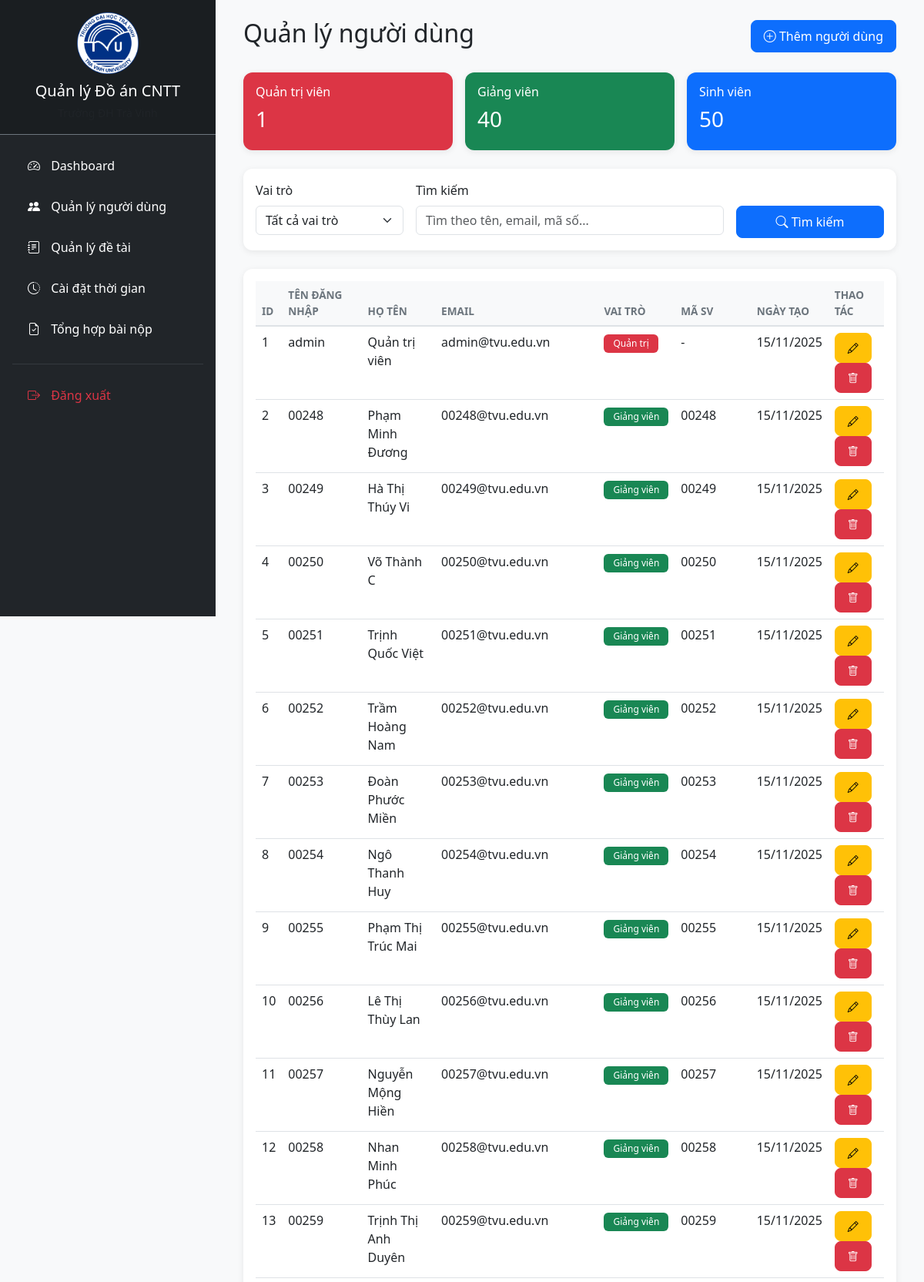
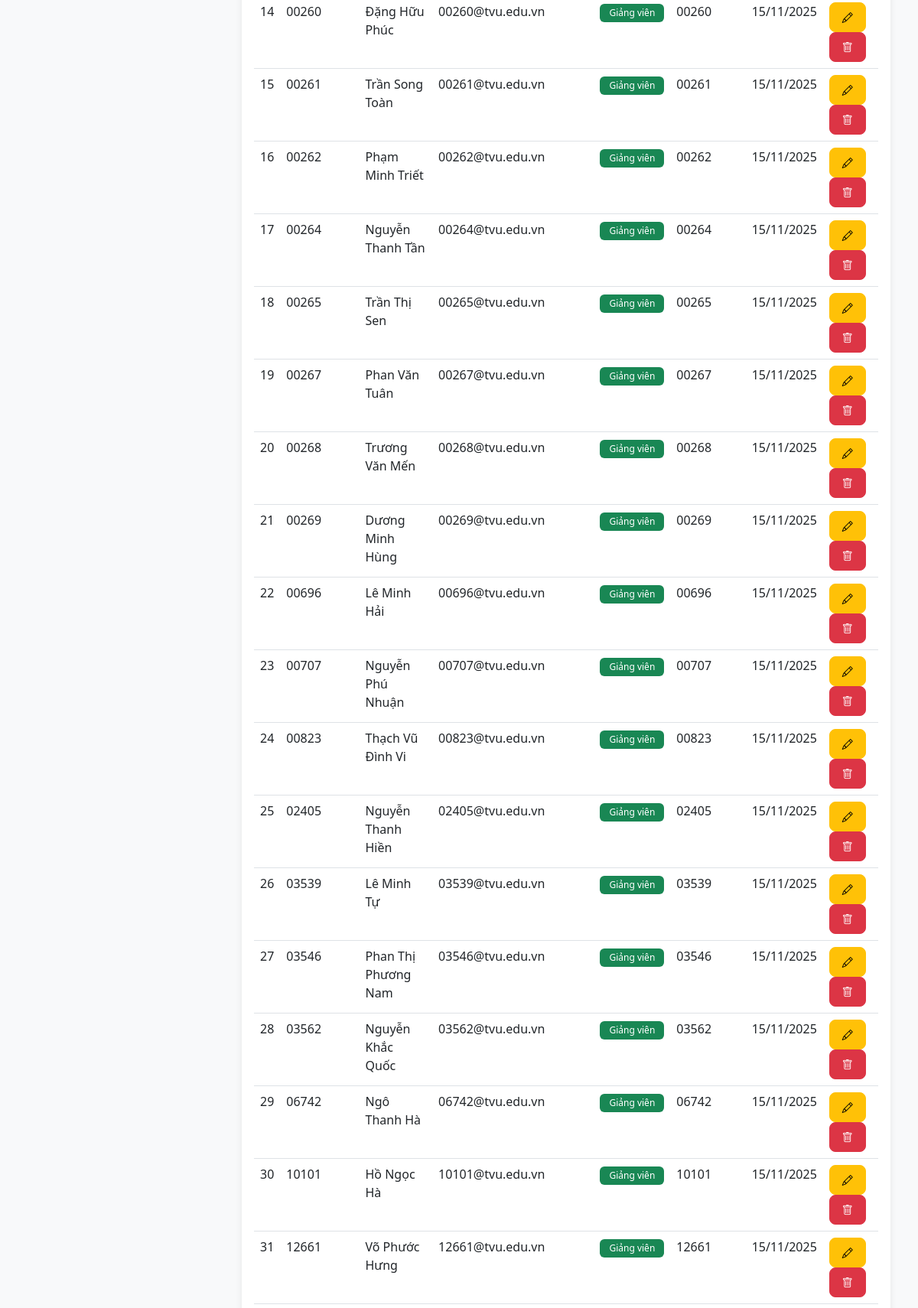
Screenshot of /public/admin/users (signed in, upper part) with the database file from the repository (2 pictures, top to bottom).
### tables this page shows
CREATE TABLE IF NOT EXISTS users (
    user_id INT AUTO_INCREMENT PRIMARY KEY,
    username VARCHAR(100) UNIQUE NOT NULL,
    password VARCHAR(255) NOT NULL,
    full_name VARCHAR(255) NOT NULL,
    email VARCHAR(150) UNIQUE NOT NULL,
    role ENUM('admin', 'teacher', 'student') NOT NULL DEFAULT 'student',
    student_code VARCHAR(50) UNIQUE,
    phone VARCHAR(20),
    created_at TIMESTAMP DEFAULT CURRENT_TIMESTAMP,
    updated_at TIMESTAMP DEFAULT CURRENT_TIMESTAMP ON UPDATE CURRENT_TIMESTAMP,
    deleted_at TIMESTAMP NULL,
    last_login TIMESTAMP NULL,
    
     
    INDEX idx_role (role),
    INDEX idx_student_code (student_code),
    INDEX idx_deleted_at (deleted_at),
    INDEX idx_email (email)
);

### app/core/Controller.php (called while the page is built, shortened)
<?php
class Controller {
    public function model($model) {
        return new $model();
    }
    public function view($view, $data = []) {
        require_once '../app/views/' . $view . '.php';
    }
}

### app/controllers/AdminController.php (called while the page is built, shortened)
<?php
class AdminController extends Controller {
    public function users() {
        $userModel = $this->model('User');
        $role = $_GET['role'] ?? 'all';
        $search = $_GET['search'] ?? '';
        if ($role !== 'all') {
            $users = $userModel->searchByRole($role, $search);
        } else {
            $users = $userModel->search($search);
        }
        $data = [
            'title' => 'Quản lý người dùng',
            'users' => $users,
            'current_role' => $role,
            'current_search' => $search,
            'total_students' => $userModel->countByRole('student'),
            'total_teachers' => $userModel->countByRole('teacher'),
            'total_admins' => $userModel->countByRole('admin')
        ];
        $this->view('admin/users', $data);
    }
}

### app/core/App.php (called while the page is built, shortened)
<?php
class App {
    protected $method = 'login';
    public function __construct() {
        $url = $this->parseUrl();
        if (isset($url[0]) && file_exists('../app/controllers/' . ucfirst($url[0]) . 'Controller.php')) {
            unset($url[0]);
        }
        $this->controller = new $this->controller;
        if (get_class($this->controller) !== 'AuthController') {
            $this->method = 'index';
        }
        if (isset($url[1]) && method_exists($this->controller, $url[1])) {
            $this->method = $url[1];
            unset($url[1]);
        }
        $this->params = $url ? array_values($url) : [];
        call_user_func_array([$this->controller, $this->method], $this->params);
    }
    private function parseUrl() {
        if (isset($_GET['url'])) {
            return explode('/', filter_var(rtrim($_GET['url'], '/'), FILTER_SANITIZE_URL));
        }
        return [];
    }
}

### public/index.php (called while the page is built, shortened)
<?php
    require_once '../app/core/App.php';
    require_once '../app/core/Controller.php';
    require_once '../app/core/Database.php';
    $app = new App();

### app/models/User.php (called while the page is built, shortened)
<?php
class User {
    private $db;
    public function __construct() {
        $this->db = Database::getInstance();
    }
    public function getAll() {
        $stmt = $this->db->query("SELECT user_id, username, full_name, email, role, student_code, phone, created_at FROM users ORDER BY created_at DESC");
        return $stmt->fetchAll(PDO::FETCH_ASSOC);
    }
    public function search($keyword) {
        if (empty($keyword)) {
            return $this->getAll();
        }
        $stmt = $this->db->prepare("
            SELECT user_id, username, full_name, email, role, student_code, phone, created_at
            FROM users
            WHERE username LIKE ?
               OR full_name LIKE ?
               OR email LIKE ?
               OR student_code LIKE ?
            ORDER BY created_at DESC
        ");
        $searchTerm = "%{$keyword}%";
        $stmt->execute([$searchTerm, $searchTerm, $searchTerm, $searchTerm]);
        return $stmt->fetchAll(PDO::FETCH_ASSOC);
    }
}

### app/core/Database.php (called while the page is built, shortened)
<?php
class Database {
    private static $instance = null;
    private function __construct() {
        $this->pdo = new PDO(
            'mysql:host=' . DB_HOST . ';dbname=' . DB_NAME,
            DB_USER,
            DB_PASS
        );
    }
    public static function getInstance(): PDO {
        if (self::$instance === null) {
            self::$instance = new Database();
        }
        return self::$instance->pdo;
    }
}

### app/views/admin/users.php (the view, shortened to what this page needs)
<?php include_once __DIR__ . '/../layouts/header.php'; ?>
<div class="d-flex">
    <?php include_once __DIR__ . '/../layouts/admin_sidebar.php'; ?>
    <div class="main-content flex-grow-1 p-4">
        <div class="container-fluid">
            <div class="d-flex justify-content-between align-items-center mb-4">
                <h2>Quản lý người dùng</h2>
                <a href="/PHP-CN/public/admin/createUser" class="btn btn-primary">
                    <i class="bi bi-plus-circle"></i> Thêm người dùng
                </a>
            </div>
            <div class="row g-3 mb-4">
                <div class="col-md-4">
                    <div class="card bg-danger text-white">
                        <div class="card-body">
                            <h6>Quản trị viên</h6>
                            <h3><?= $data['total_admins'] ?></h3>
                        </div>
                    </div>
                </div>
                <div class="col-md-4">
                    <div class="card bg-success text-white">
                        <div class="card-body">
                            <h6>Giảng viên</h6>
                            <h3><?= $data['total_teachers'] ?></h3>
                        </div>
                    </div>
                </div>
                <div class="col-md-4">
                    <div class="card bg-primary text-white">
                        <div class="card-body">
                            <h6>Sinh viên</h6>
                            <h3><?= $data['total_students'] ?></h3>
                        </div>
                    </div>
                </div>
            </div>
            <div class="card mb-4">
                <div class="card-body">
                    <form method="GET" action="/PHP-CN/public/admin/users">
                        <div class="row g-3">
                            <div class="col-md-3">
                                <label class="form-label">Vai trò</label>
                                <select class="form-select" name="role" id="filterRole">
                                    <option value="all" <?= $data['current_role'] === 'all' ? 'selected' : '' ?>>Tất cả vai trò</option>
                                </select>
                            </div>
                            <div class="col-md-6">
                                <label class="form-label">Tìm kiếm</label>
                                <input type="text"
                                       class="form-control"
                                       name="search"
                                       placeholder="Tìm theo tên, email, mã số..."
                                       value="<?= htmlspecialchars($data['current_search']) ?>">
                            </div>
                            <div class="col-md-3">
                                <label class="form-label">&nbsp;</label>
                                <button type="submit" class="btn btn-primary w-100">
                                    <i class="bi bi-search"></i> Tìm kiếm
                                </button>
                            </div>
                        </div>
                    </form>
                </div>
            </div>
            <div class="card">
                <div class="card-body">
                    <div class="table-responsive">
                        <table class="table table-hover">
                            <thead class="table-light">
                                <tr>
                                    <th>ID</th>
                                    <th>Tên đăng nhập</th>
                                    <th>Họ tên</th>
                                    <th>Email</th>
                                    <th>Vai trò</th>
                                    <th>Mã SV</th>
                                    <th>Ngày tạo</th>
                                    <th>Thao tác</th>
                                </tr>
                            </thead>
                            <tbody>
                                <?php foreach ($data['users'] as $user): ?>
                                <tr>
                                    <td><?= $user['user_id'] ?></td>
                                    <td><?= htmlspecialchars($user['username']) ?></td>
                                    <td><?= htmlspecialchars($user['full_name']) ?></td>
                                    <td><?= htmlspecialchars($user['email']) ?></td>
                                    <td>
                                        <?php
                                        $badges = [
                                            'admin' => 'danger',
                                            'teacher' => 'success',
                                            'student' => 'primary'
                                        ];
                                        $roleNames = [
                                            'admin' => 'Quản trị',
                                            'teacher' => 'Giảng viên',
                                            'student' => 'Sinh viên'
                                        ];
                                        ?>
                                        <span class="badge bg-<?= $badges[$user['role']] ?>">
                                            <?= $roleNames[$user['role']] ?>
                                        </span>
                                    </td>
                                    <td><?= $user['student_code'] ?? '-' ?></td>
                                    <td><?= date('d/m/Y', strtotime($user['created_at'])) ?></td>
                                    <td>
                                        <a href="/PHP-CN/public/admin/editUser/<?= $user['user_id'] ?>"
                                           class="btn btn-sm btn-warning"
                                           title="Chỉnh sửa">
                                            <i class="bi bi-pencil"></i>
                                        </a>
                                        <button class="btn btn-sm btn-danger"
                                                data-bs-toggle="modal"
                                                data-bs-target="#deleteModal<?= $user['user_id'] ?>"
                                                title="Xóa">
                                            <i class="bi bi-trash"></i>
                                        </button>
                                    </td>
                                </tr>
                                <?php endforeach; ?>
                            </tbody>
                        </table>
                    </div>
                </div>
            </div>
        </div>
    </div>
</div>
<?php include_once __DIR__ . '/../layouts/footer.php'; ?>

### public/css/admin.css (style rules this page uses)
* { margin: 0; padding: 0; box-sizing: border-box; }
body { font-family: 'Segoe UI', Tahoma, Geneva, Verdana, sans-serif; background-color: #f8f9fa; }
.main-content { margin-left: 280px; min-height: 100vh; background-color: #f8f9fa; }
.card { border: none; border-radius: 12px; box-shadow: 0 2px 8px rgba(0, 0, 0, 0.08); transition: transform 0.3s, box-shadow 0.3s; }
.table { margin-bottom: 0; }
.table thead th { border-bottom: 2px solid #dee2e6; font-weight: 600; text-transform: uppercase; font-size: 0.85rem; color: #6c757d; }
.badge { padding: 6px 12px; font-weight: 500; }
.btn { border-radius: 8px; padding: 8px 16px; font-weight: 500; transition: all 0.3s; }

### rows the page displays
users: user_id "1", username "admin", full_name "Quản trị viên", email "admin@tvu.edu.vn", role "Quản trị", student_code "-", created_at "15/11/2025"
users: user_id "2", username "00248", full_name "Phạm Minh Đương", email "00248@tvu.edu.vn", role "Giảng viên", student_code "00248", created_at "15/11/2025"
users: user_id "3", username "00249", full_name "Hà Thị Thúy Vi", email "00249@tvu.edu.vn", role "Giảng viên", student_code "00249", created_at "15/11/2025"
users: user_id "4", username "00250", full_name "Võ Thành C", email "00250@tvu.edu.vn", role "Giảng viên", student_code "00250", created_at "15/11/2025"
users: user_id "5", username "00251", full_name "Trịnh Quốc Việt", email "00251@tvu.edu.vn", role "Giảng viên", student_code "00251", created_at "15/11/2025"
users: user_id "6", username "00252", full_name "Trầm Hoàng Nam", email "00252@tvu.edu.vn", role "Giảng viên", student_code "00252", created_at "15/11/2025"
users: user_id "7", username "00253", full_name "Đoàn Phước Miền", email "00253@tvu.edu.vn", role "Giảng viên", student_code "00253", created_at "15/11/2025"
users: user_id "8", username "00254", full_name "Ngô Thanh Huy", email "00254@tvu.edu.vn", role "Giảng viên", student_code "00254", created_at "15/11/2025"
users: user_id "9", username "00255", full_name "Phạm Thị Trúc Mai", email "00255@tvu.edu.vn", role "Giảng viên", student_code "00255", created_at "15/11/2025"
users: user_id "10", username "00256", full_name "Lê Thị Thùy Lan", email "00256@tvu.edu.vn", role "Giảng viên", student_code "00256", created_at "15/11/2025"
users: user_id "11", username "00257", full_name "Nguyễn Mộng Hiền", email "00257@tvu.edu.vn", role "Giảng viên", student_code "00257", created_at "15/11/2025"
users: user_id "12", username "00258", full_name "Nhan Minh Phúc", email "00258@tvu.edu.vn", role "Giảng viên", student_code "00258", created_at "15/11/2025"
users: user_id "13", username "00259", full_name "Trịnh Thị Anh Duyên", email "00259@tvu.edu.vn", role "Giảng viên", student_code "00259", created_at "15/11/2025"
users: user_id "14", username "00260", full_name "Đặng Hữu Phúc", email "00260@tvu.edu.vn", role "Giảng viên", student_code "00260", created_at "15/11/2025"
users: user_id "15", username "00261", full_name "Trần Song Toàn", email "00261@tvu.edu.vn", role "Giảng viên", student_code "00261", created_at "15/11/2025"
users: user_id "16", username "00262", full_name "Phạm Minh Triết", email "00262@tvu.edu.vn", role "Giảng viên", student_code "00262", created_at "15/11/2025"
users: user_id "17", username "00264", full_name "Nguyễn Thanh Tần", email "00264@tvu.edu.vn", role "Giảng viên", student_code "00264", created_at "15/11/2025"
users: user_id "18", username "00265", full_name "Trần Thị Sen", email "00265@tvu.edu.vn", role "Giảng viên", student_code "00265", created_at "15/11/2025"
users: user_id "19", username "00267", full_name "Phan Văn Tuân", email "00267@tvu.edu.vn", role "Giảng viên", student_code "00267", created_at "15/11/2025"
users: user_id "20", username "00268", full_name "Trương Văn Mến", email "00268@tvu.edu.vn", role "Giảng viên", student_code "00268", created_at "15/11/2025"
users: user_id "21", username "00269", full_name "Dương Minh Hùng", email "00269@tvu.edu.vn", role "Giảng viên", student_code "00269", created_at "15/11/2025"
users: user_id "22", username "00696", full_name "Lê Minh Hải", email "00696@tvu.edu.vn", role "Giảng viên", student_code "00696", created_at "15/11/2025"
users: user_id "23", username "00707", full_name "Nguyễn Phú Nhuận", email "00707@tvu.edu.vn", role "Giảng viên", student_code "00707", created_at "15/11/2025"
users: user_id "24", username "00823", full_name "Thạch Vũ Đình Vi", email "00823@tvu.edu.vn", role "Giảng viên", student_code "00823", created_at "15/11/2025"
users: user_id "25", username "02405", full_name "Nguyễn Thanh Hiền", email "02405@tvu.edu.vn", role "Giảng viên", student_code "02405", created_at "15/11/2025"
users: user_id "26", username "03539", full_name "Lê Minh Tự", email "03539@tvu.edu.vn", role "Giảng viên", student_code "03539", created_at "15/11/2025"
users: user_id "27", username "03546", full_name "Phan Thị Phương Nam", email "03546@tvu.edu.vn", role "Giảng viên", student_code "03546", created_at "15/11/2025"
users: user_id "28", username "03562", full_name "Nguyễn Khắc Quốc", email "03562@tvu.edu.vn", role "Giảng viên", student_code "03562", created_at "15/11/2025"
users: user_id "29", username "06742", full_name "Ngô Thanh Hà", email "06742@tvu.edu.vn", role "Giảng viên", student_code "06742", created_at "15/11/2025"
users: user_id "30", username "10101", full_name "Hồ Ngọc Hà", email "10101@tvu.edu.vn", role "Giảng viên", student_code "10101", created_at "15/11/2025"
users: user_id "31", username "12661", full_name "Võ Phước Hưng", email "12661@tvu.edu.vn", role "Giảng viên", student_code "12661", created_at "15/11/2025"

### other values shown
$data['total_admins'] "1"
$data['total_teachers'] "40"
$data['total_students'] "50"
